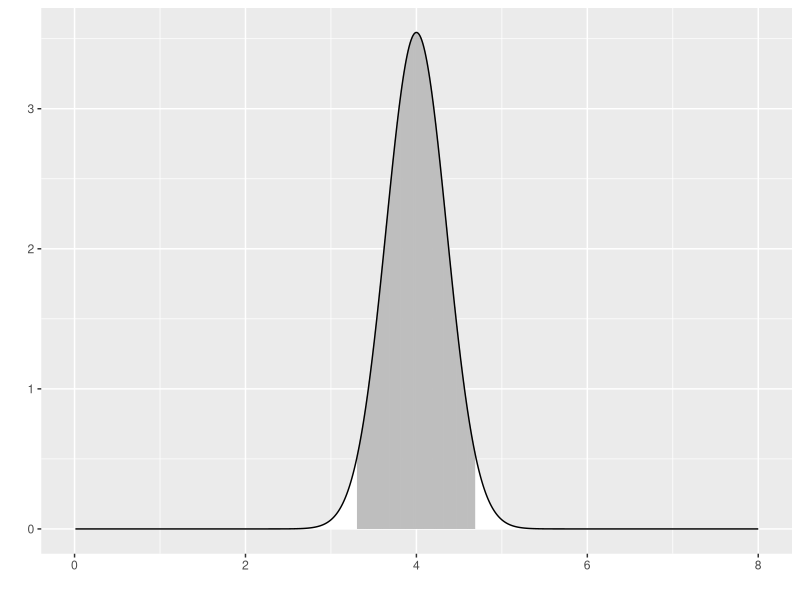
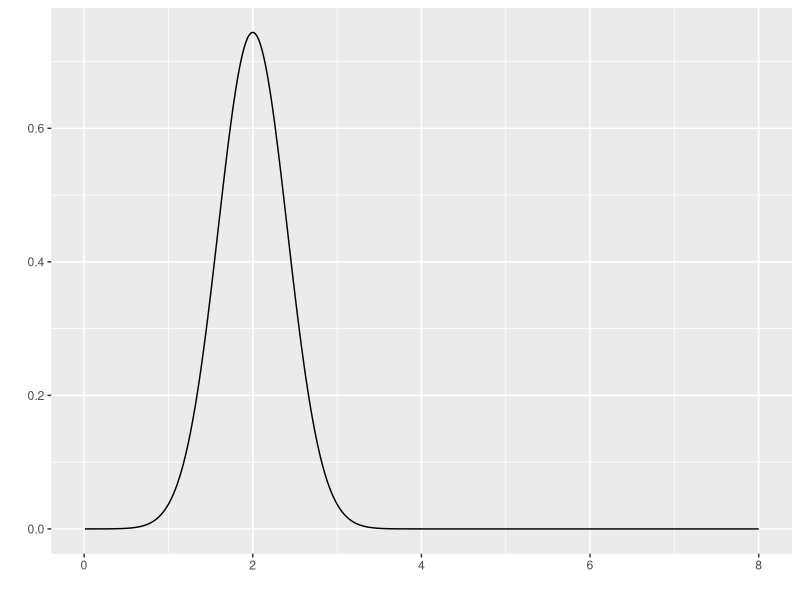
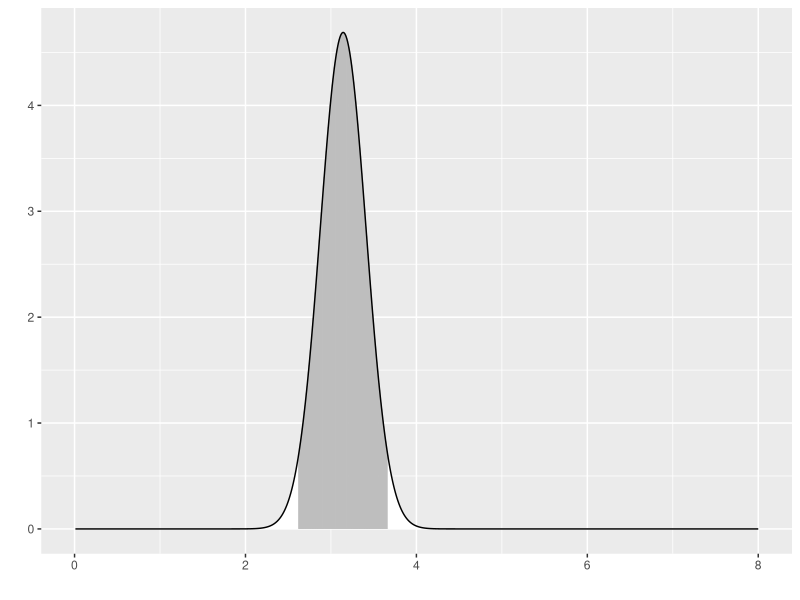
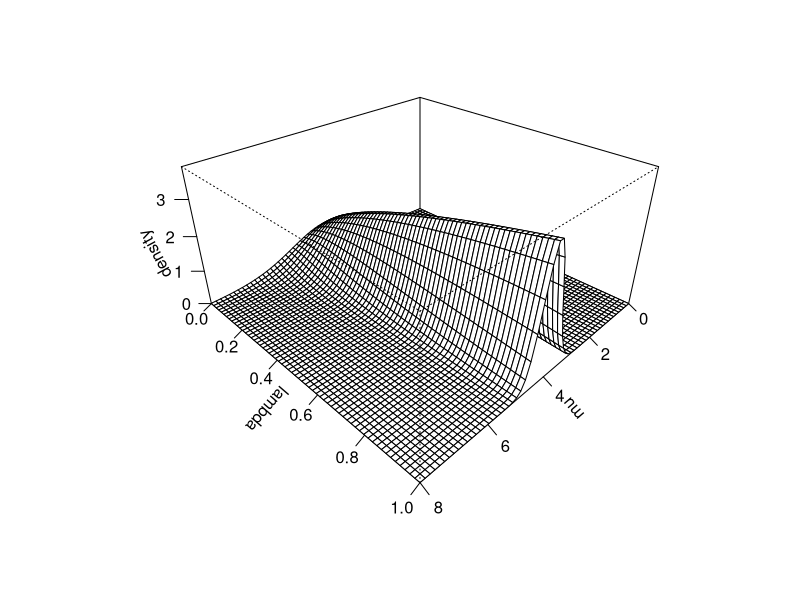
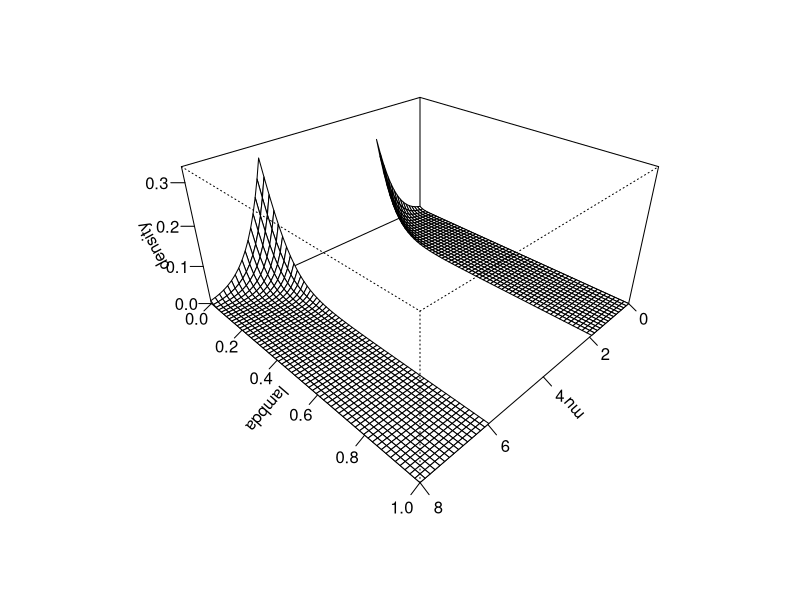
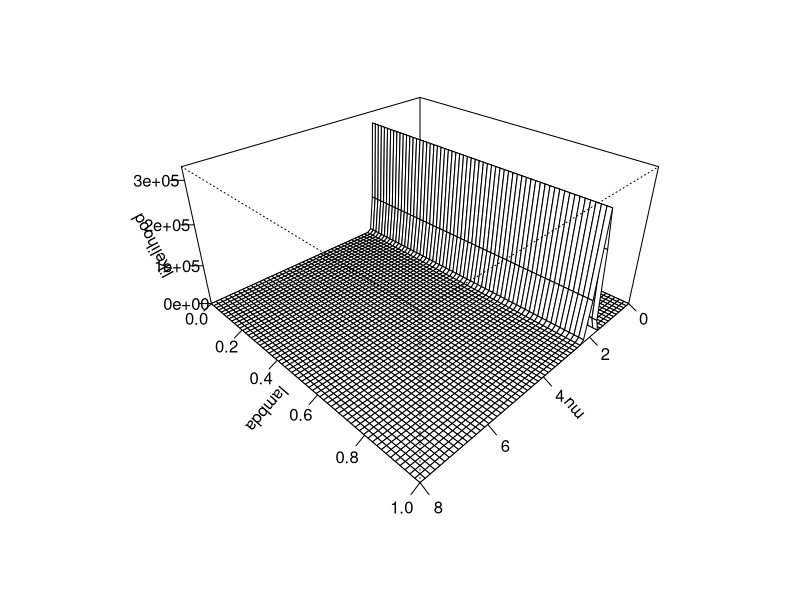
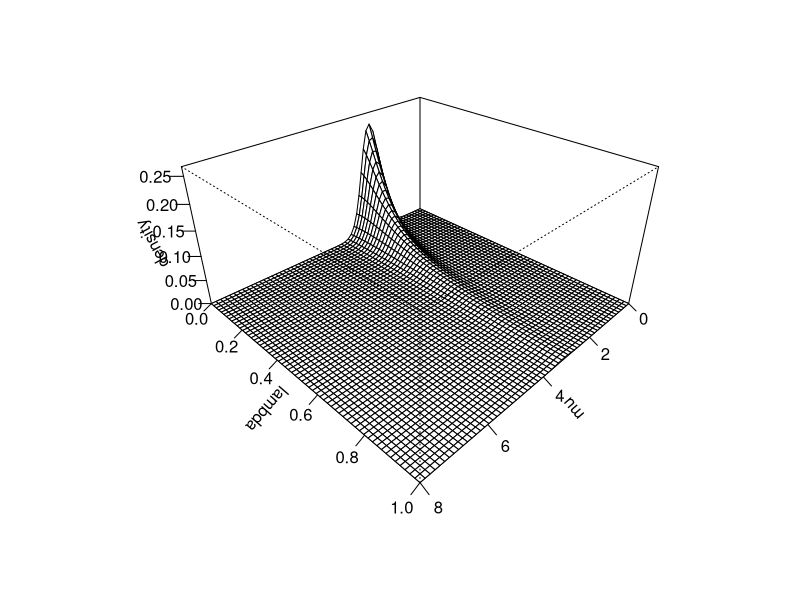
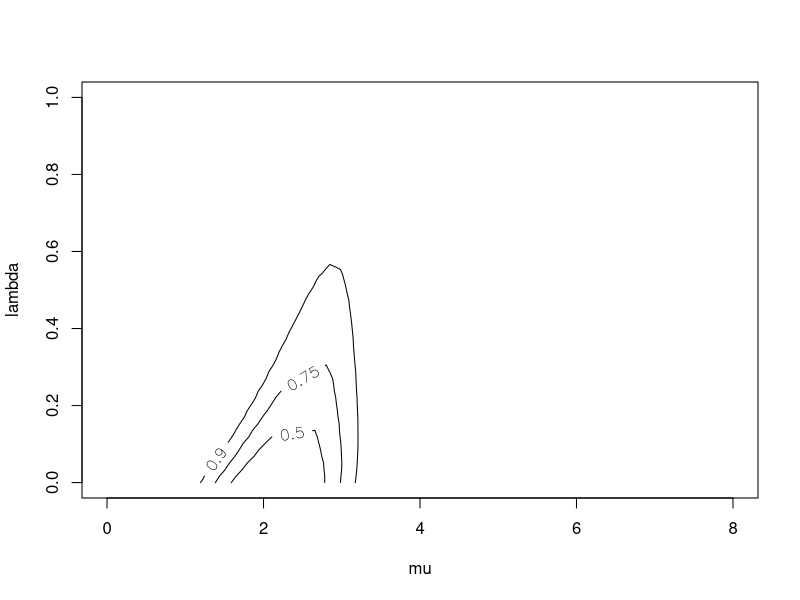

Write the R code that produced these figures, in order.
## ---- chunk 1
suppressMessages(suppressWarnings(library(MASS)))
suppressMessages(suppressWarnings(library(tidyverse)))
knitr::opts_chunk$set(echo=TRUE, fig.width=8, fig.height=2)
## ---- chunk 2
x_max <- 8

mu0 <- 4
tau0 <- 8

tauF <- 0.6
n <- 10
xbar <- 2

mu1 <- (tau0*mu0+n*tauF*xbar)/(tau0+n*tauF)
tau1 <- tau0+n*tauF

x_grid <- seq(0.01, x_max, length=1000)

f <- function(x, mu, tau) {
  sqrt(tau/2*pi)*exp(-0.5*tau*(x-mu)^2)
}

g <- f

prior05 <- qnorm(0.025, mu0, 1/sqrt(tau0)) 
prior95 <- qnorm(0.975, mu0, 1/sqrt(tau0)) 

post05 <- qnorm(0.025, mu1, 1/sqrt(tau1)) 
post95 <- qnorm(0.975, mu1, 1/sqrt(tau1)) 

## ---- chunk 3
g_grid <- g(x_grid, mu0, tau0)
outside <- x_grid < prior05 | x_grid > prior95
x_color <- 
  ifelse(outside, "white", "gray")
data.frame(x=x_grid, y=g_grid) %>%
  ggplot(aes(x, y)) +
    geom_segment(aes(xend=x, yend=0), color=x_color) +
    geom_line() + xlab(" ") + ylab(" ")
## ---- chunk 4
f_grid <- f(xbar, x_grid, tauF)^n
x_color <- "white"
data.frame(x=x_grid, y=f_grid) %>%
  ggplot(aes(x, y)) + 
    geom_line() + xlab(" ") + ylab(" ")
## ---- chunk 5
h_grid <- g(x_grid, mu1, tau1)
outside <- x_grid < post05 | x_grid > post95
x_color <- 
  ifelse(outside, "white", "gray")
data.frame(x=x_grid, y=h_grid) %>%
  ggplot(aes(x, y)) +
    geom_segment(aes(xend=x_grid, yend=0), color=x_color) +
    geom_line() + xlab(" ") + ylab(" ")
## ---- chunk 6
knitr::opts_chunk$set(echo=TRUE, fig.width=8, fig.height=8)
## ---- chunk 7
lambda_grid <- seq(0, 1, length=60)
mu_grid <- seq(0, x_max, length=60)


gstar <- function(mu, lambda) {g(mu, mu0, lambda*(tau0-tauF)+tauF)}
density <- outer(mu_grid, lambda_grid, gstar)
op <- par(bg = "white") 
z_max <- max(density, na.rm=TRUE)
persp(
  mu_grid, 
  lambda_grid, 
  density, 
  zlim=c(0, 1.1*z_max),
  xlab="mu",
  ylab="lambda",
  theta = 135, 
  phi = 30, 
  expand=0.5,
  ticktype="detailed")
## ---- chunk 8
density <- outer(mu_grid, lambda_grid, gstar)
density[16:44, ] <- NA
op <- par(bg = "white")
z_max <- max(density, na.rm=TRUE)
persp(
  mu_grid, 
  lambda_grid, 
  density, 
  zlim=c(0, 1.1*z_max),
  xlab="mu",
  ylab="lambda",
  theta = 135, 
  phi = 30, 
  expand=0.5,
  ticktype="detailed")
## ---- chunk 9
lambda_grid <- seq(0, 1, length=60)
mu_grid <- seq(0, x_max, length=60)


fstar <- function(mu, lambda) {f(xbar, mu, tau0)^n}
likelihood <- outer(mu_grid, lambda_grid, fstar)
z_max <- max(likelihood, na.rm=TRUE)
persp(
  mu_grid, 
  lambda_grid, 
  likelihood, 
  zlim=c(0, 1.1*z_max),
  xlab="mu",
  ylab="lambda",
  theta = 135, 
  phi = 30, 
  expand=0.5,
  ticktype="detailed")
## ---- chunk 10
lambda_grid <- seq(0, 1, length=60)
mu_grid <- seq(0, x_max, length=60)


hstar <- function(mu, lambda) {g(mu, mu0, lambda*(tau0-tauF) + tauF)*f(xbar, mu, tauF)^n}
density <- outer(mu_grid, lambda_grid, hstar)
z_max <- max(density, na.rm=TRUE)
persp(
  mu_grid, 
  lambda_grid, 
  density, 
  zlim=c(0, 1.1*z_max),
  xlab="mu",
  ylab="lambda",
  theta = 135, 
  phi = 30, 
  expand=0.5,
  ticktype="detailed")
## ---- chunk 11
density <- density / sum(density, na.rm=TRUE)
density %>%
  as.vector %>%
  sort %>%
  rev -> sorted_density
cumulative_p <- 0
for (p in sorted_density) {
  cumulative_p <- p + cumulative_p
  density[density==p] <- cumulative_p
}
contour(
  mu_grid, 
  lambda_grid, 
  density,
  labcex=1,
  levels=c(50, 75, 90)/100,
  xlab="mu",
  ylab="lambda")
